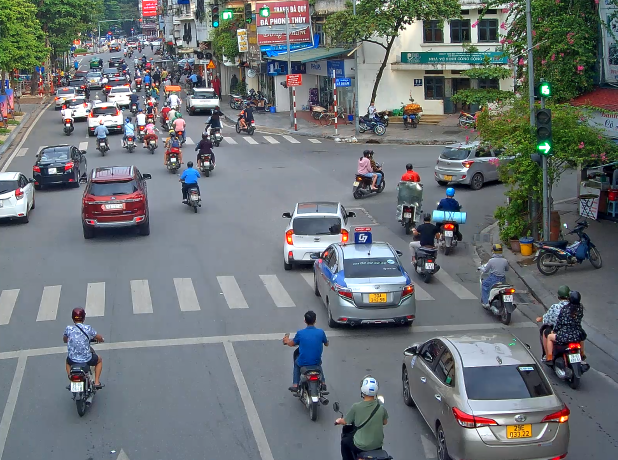
#> input picture image/image copy 2.png, 1235 x 920 px (shown at 1/2 size)
$ python -i detec_line.py   (imports and definitions only)
#> lines starting #> are read from the running program, lines starting #| are printed output that depends on the picture
#> further down, picture is the input picture: shape (920, 1235, 3); mean B, G, R 117.8, 115.2, 108.8
"""
Các hàm tiện ích phát hiện vạch dừng (stop line) từ ảnh BGR.
Mục tiêu refactor:
- Làm rõ quy trình xử lý, loại bỏ magic-number rải rác.
- Gắn comment/giải thích bằng tiếng Việt để dễ bảo trì.
- Giữ nguyên API công khai đang được nơi khác dùng:
  - center_crop_to_16_9(frame_bgr) -> np.ndarray
  - detect_stop_line_normalized(frame_bgr) -> Optional[((x,y),(x,y))] (tọa độ chuẩn hóa 0..1)
"""
import math
from typing import Optional, Tuple
import cv2
import numpy as np
# Kiểu dữ liệu tiện dụng
Point = Tuple[float, float]
Segment = Tuple[Point, Point]
# Các hằng số tham số hóa thuật toán (dễ chỉnh/tinh).
# Canny
CANNY_LOW = 50
CANNY_HIGH = 50
# HoughLinesP
HOUGH_RHO = 1
HOUGH_THETA = np.pi / 180
HOUGH_THRESHOLD = 100
MIN_LINE_LEN_FACTOR = 0.25  # theo tỉ lệ bề ngang ảnh
MAX_GAP_FACTOR = 0.02       # theo tỉ lệ bề ngang ảnh
MIN_LINE_LEN_MIN_PX = 60
MAX_GAP_MIN_PX = 10
# Tiêu chí lọc đoạn thẳng thành vạch dừng
ANGLE_MAX_DEG = 10.0        # gần ngang
CENTER_BIAS_RATIO = 0.35    # gần tâm theo trục x
BOTTOM_MIN_Y_RATIO = 0.60   # ưu tiên nửa dưới ảnh
# [42 lines left out: functions _normalize_point, _extend_line_to_frame, center_crop_to_16_9, not called in this run]
def detect_stop_line_points(frame_bgr: np.ndarray) -> Optional[Segment]:
    """
    Phát hiện vạch dừng và trả về 2 điểm pixel đã được kéo dài ra hai biên khung hình.
    Quy trình:
    1) Chuyển xám -> làm mịn Gaussian(3x3) -> biên Canny.
    2) HoughLinesP tìm các đoạn thẳng.
    3) Lọc các đoạn gần như nằm ngang, gần tâm theo trục X và nằm ở nửa dưới ảnh;
       chọn đoạn có tung độ trung bình (avg_y) lớn nhất => ưu tiên gần đáy.
    4) Kéo dài đoạn đã chọn ra tới biên khung hình.
    """
    if frame_bgr is None or frame_bgr.size == 0:
        return None
    img_h, img_w = frame_bgr.shape[:2]
#> img_h = 920; img_w = 1235
    if img_h <= 0 or img_w <= 0:
        return None
    # 1) Tiền xử lý biên
    gray = cv2.cvtColor(frame_bgr, cv2.COLOR_BGR2GRAY)
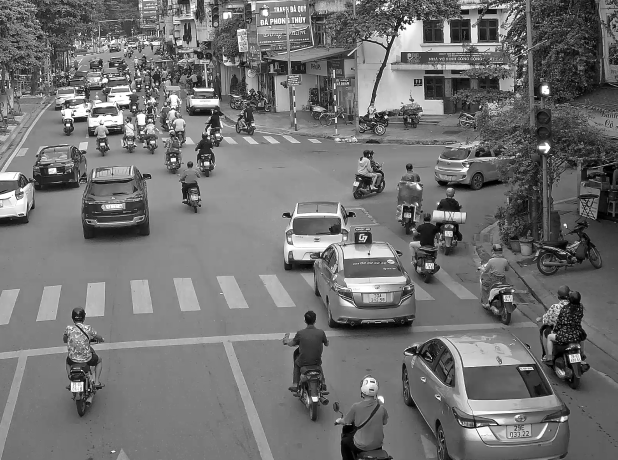
#> gray: shape (920, 1235) (shown at 1/2 size); min 0, max 255, mean 113.6
    blur = cv2.GaussianBlur(gray, (3, 3), 0)
    edges = cv2.Canny(blur, CANNY_LOW, CANNY_HIGH)
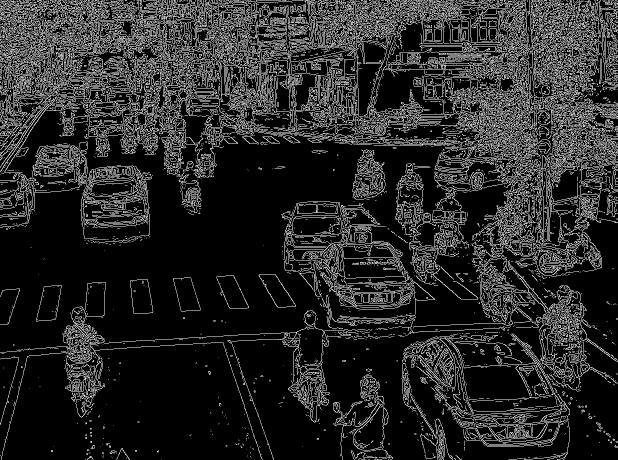
#> edges: shape (920, 1235) (shown at 1/2 size); 15.7% white in thin lines or dots
    # 2) Tìm đoạn thẳng bằng HoughLinesP
    min_len = max(MIN_LINE_LEN_MIN_PX, int(img_w * MIN_LINE_LEN_FACTOR))
#> min_len = 308
    max_gap = max(MAX_GAP_MIN_PX, int(img_w * MAX_GAP_FACTOR))
#> max_gap = 24
    lines = cv2.HoughLinesP(
        edges,
        rho=HOUGH_RHO,
        theta=HOUGH_THETA,
        threshold=HOUGH_THRESHOLD,
        minLineLength=min_len,
        maxLineGap=max_gap,
    )
#> lines = 264 rows, first 6: [1, 1, 1233, 1], [228, 115, 717, 132], [903, 90, 1232, 85], [0, 108, 727, 95], [872, 57, 1232, 44], [1, 72, 589, 72]
    if lines is None or len(lines) == 0:
        return None
    # 3) Chọn đoạn "tốt nhất" theo tiêu chí đã mô tả
    best_line: Optional[Tuple[float, float, float, float]] = None
    best_avg_y = -1.0
    center_x = img_w / 2.0
#> center_x = 617.5
    for line in lines:
        x1, y1, x2, y2 = [float(v) for v in line[0]]
        dx, dy = (x2 - x1), (y2 - y1)
        angle = abs(math.degrees(math.atan2(dy, dx)))
        if angle >= ANGLE_MAX_DEG:
            continue  # không gần ngang
        avg_y = (y1 + y2) / 2.0
        avg_x = (x1 + x2) / 2.0
        near_center = abs(avg_x - center_x) < (img_w * CENTER_BIAS_RATIO)
        near_bottom = avg_y > (img_h * BOTTOM_MIN_Y_RATIO)
        if near_center and near_bottom and avg_y > best_avg_y:
            best_avg_y = avg_y
            best_line = (x1, y1, x2, y2)
#> this loop made 264 passes
#> (x1, y1, x2, y2, dx, dy, angle, avg_y) on passes 1 to 3: (1, 1, 1233, 1, 1232, 0, 0, 1), (228, 115, 717, 132, 489, 17, 1.99, 123.5), (903, 90, 1232, 85, 329, -5, 0.871, 87.5)
#> after the loop, best_avg_y = -1
    if best_line is None:
        return None
    # 4) Kéo dài ra biên và trả về 2 điểm pixel
    ex1, ey1, ex2, ey2 = _extend_line_to_frame(*best_line, img_w, img_h)
    return (ex1, ey1), (ex2, ey2)
# [13 lines left out: function detect_stop_line_normalized, not called in this run]

>>> import cv2
>>> picture = cv2.imread('../../../image/image copy 2.png')
>>> result = detect_stop_line_points(picture)

$ run again, on image/image copy 3.png
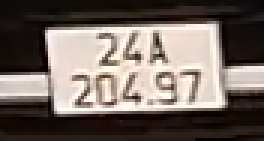
#> input picture image/image copy 3.png, 88 x 47 px (shown 3 times larger)
#> picture is the input picture: shape (47, 88, 3); mean B, G, R 96.8, 104, 115
#> in detect_stop_line_points, `blur = cv2.GaussianBlur(gray, (3, 3), 0)`:
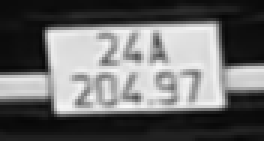
#> blur: shape (47, 88) (shown 3 times larger); min 7, max 249, mean 106.5
#> in detect_stop_line_points, `edges = cv2.Canny(blur, CANNY_LOW, CANNY_HIGH)`:
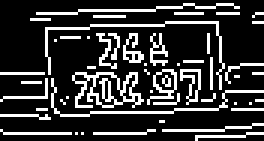
#> edges: shape (47, 88) (shown 3 times larger); 21% white in thin lines or dots
#> lines = None

$ run again, on image/image copy 5.png
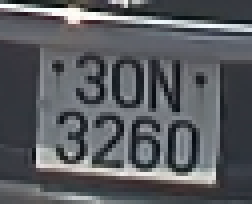
#> input picture image/image copy 5.png, 63 x 51 px (shown 4 times larger)
#> picture is the input picture: shape (51, 63, 3); mean B, G, R 96.2, 91.8, 89.3
#> in detect_stop_line_points, `blur = cv2.GaussianBlur(gray, (3, 3), 0)`:
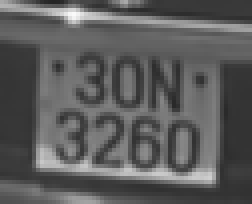
#> blur: shape (51, 63) (shown 4 times larger); min 37, max 250, mean 91.6
#> in detect_stop_line_points, `edges = cv2.Canny(blur, CANNY_LOW, CANNY_HIGH)`:
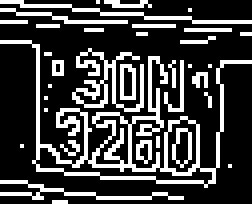
#> edges: shape (51, 63) (shown 4 times larger); 25.1% white in thin lines or dots
#> lines = None
